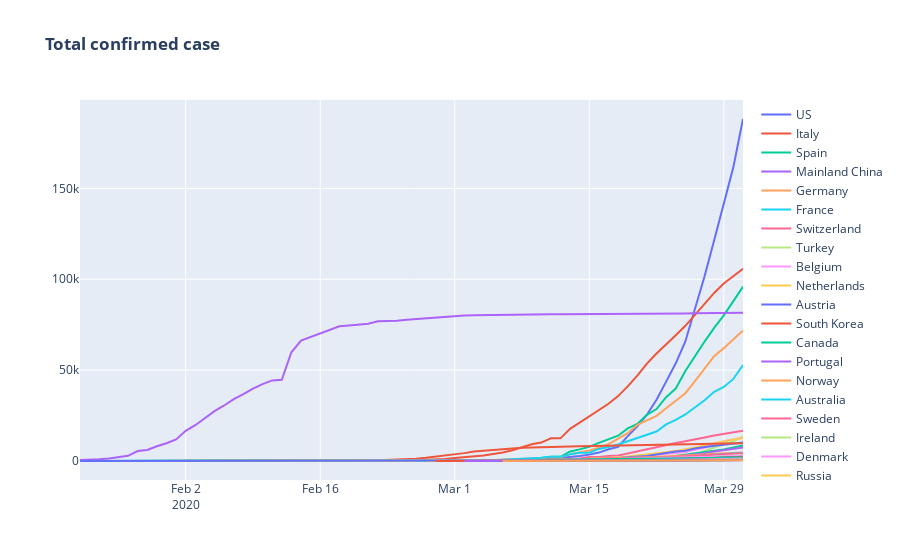

The notebook cell saved with this chart:
### Code cell
fig = go.Figure()
for i in top_confirm.index:
    fig.add_trace(go.Line(x=all_df[(all_df['Country']==i)].groupby('ObservationDate').sum().index, 
                          y=all_df[(all_df['Country']==i)].groupby('ObservationDate').sum()['Confirmed'],name=i))
fig.update_layout(
    title="<b>Total confirmed case  <b> ")

fig.show()
